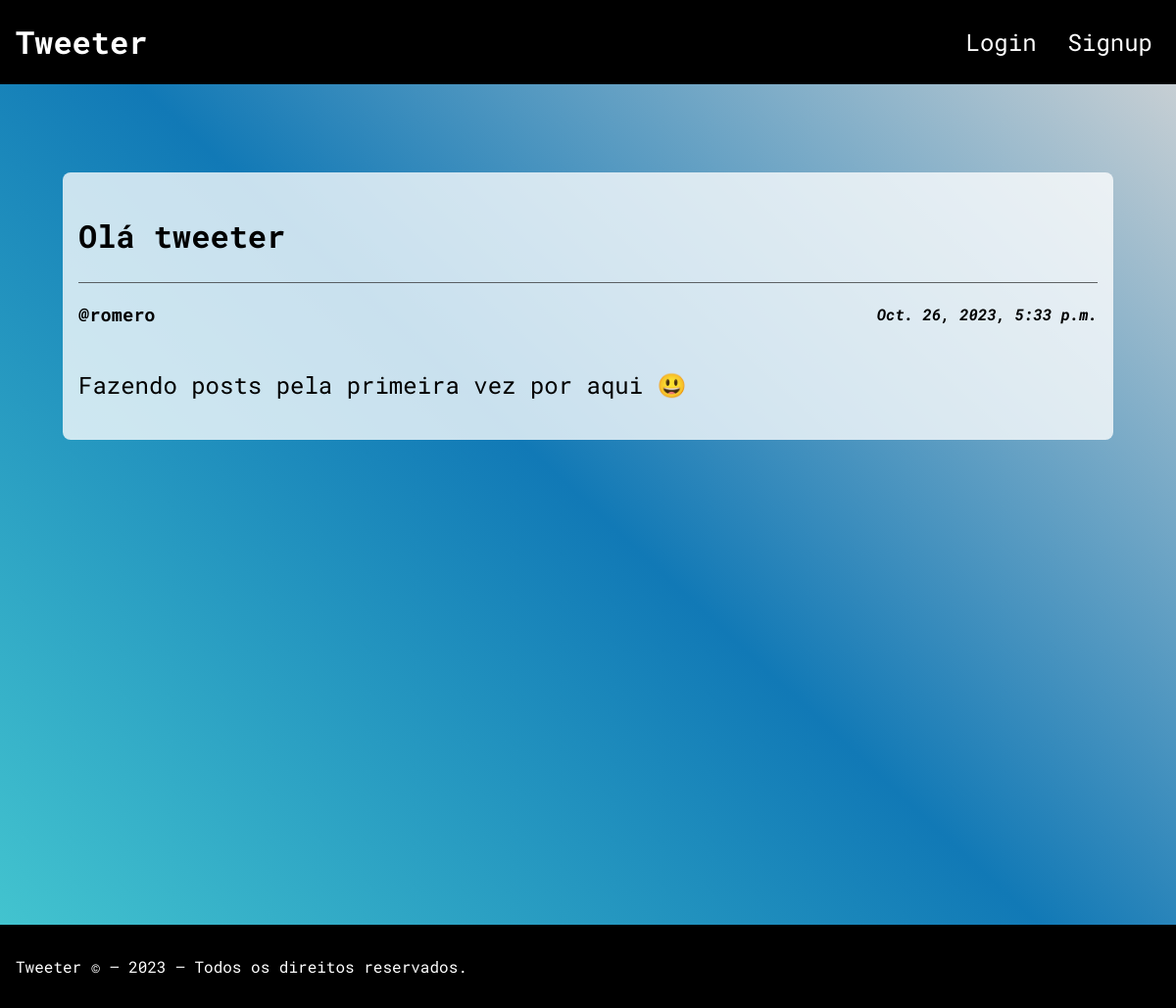
/home/ola-tweeter/, run on the app's committed database.
### post/models.py (models this page shows, shortened)
class Post(models.Model):
    title = models.CharField(max_length=100)
    slug = models.SlugField(max_length=200, unique=True)
    author = models.ForeignKey(get_user_model(), on_delete=models.CASCADE)
    content = models.TextField(max_length=360)
    created_on = models.DateTimeField(auto_now_add=True)
    status = models.IntegerField(choices=STATUS, default=0)
    class Meta:
        ordering = ["-created_on"]

### post/views.py (the view)
# urls.py: path("home/<slug:slug>/", PostDetail.as_view(), name="post_detail"),
class PostDetail(generic.DetailView):
    model = Post
    template_name = "post_detail.html"

### post/templates/post_detail.html (shortened to what this page needs)
{% extends "base.html" %}
{% block content %}
    <div class="feed">
        <div class="post-detail">
            <h2>{{ post.title }}</h2>
            <div><h3>@{{ post.author }}</h3><h4>{{ post.created_on }}</h4></div>
            <p>{{ post.content }}</p>
        </div>
    </div>
{% endblock content %}

### user/static/css/styles.css (style rules this page uses)
* { font-family: 'Roboto Mono', monospace; scrollbar-width: none; }
body { margin: 0; padding: 0; box-sizing: border-box; list-style: none; text-decoration: none; background-image: linear-gradient(43deg, #47cad1 0%, #1179b6 50%, #3333); }
.feed { margin-top: 80px; padding: 32px 64px; min-height: 100vh; }
.post-detail { background-color: #ffffffc5; padding: 16px; border-radius: 8px; margin: 64px 0 0; }
.post-detail h2 { font-size: 32px; }
.post-detail > div { display: flex; justify-content: space-between; border-top: 1px solid #2a2929b5; }
.post-detail > div > h4 { font-style: italic; }
.post-detail > p { font-size: 24px; margin-bottom: 24px; }

### data on the page
Post: title "Olá tweeter", author "romero", created_on "Oct. 26, 2023, 5:33 p.m.", content "Fazendo posts pela primeira vez por aqui 😃"
